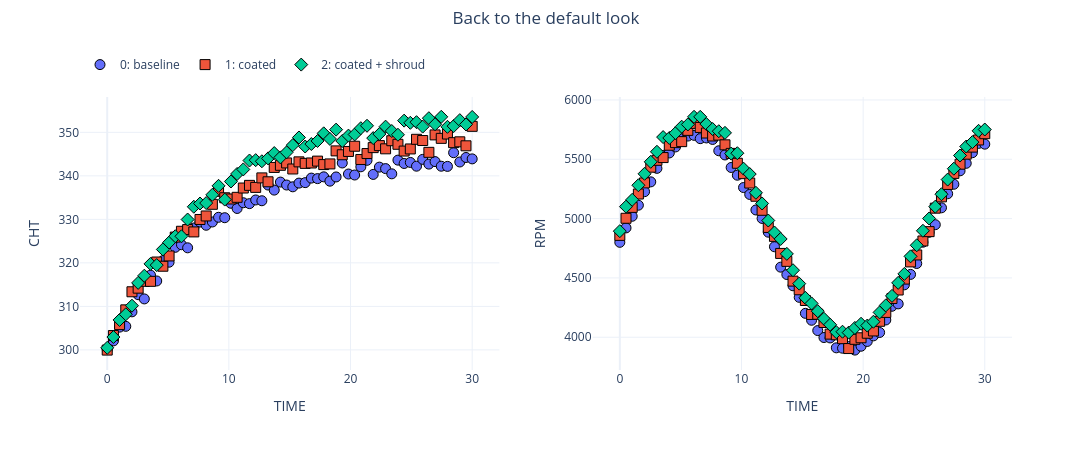

Notebook cell for this chart:
### Markdown cell above
## 8. Going back

`set_plot_style('plotly')` (aliases `'default'`, `'reset'`) restores both halves.
The style is a *default*, so it also comes along with the bulk resets:
`reset_format('defaults')` and `reset_format('all')` return to `'plotly'`.

### Code cell
nb.set_plot_style('plotly')
nb.plot(x='TIME', y=['CHT', 'RPM'], suptitle='Back to the default look')
